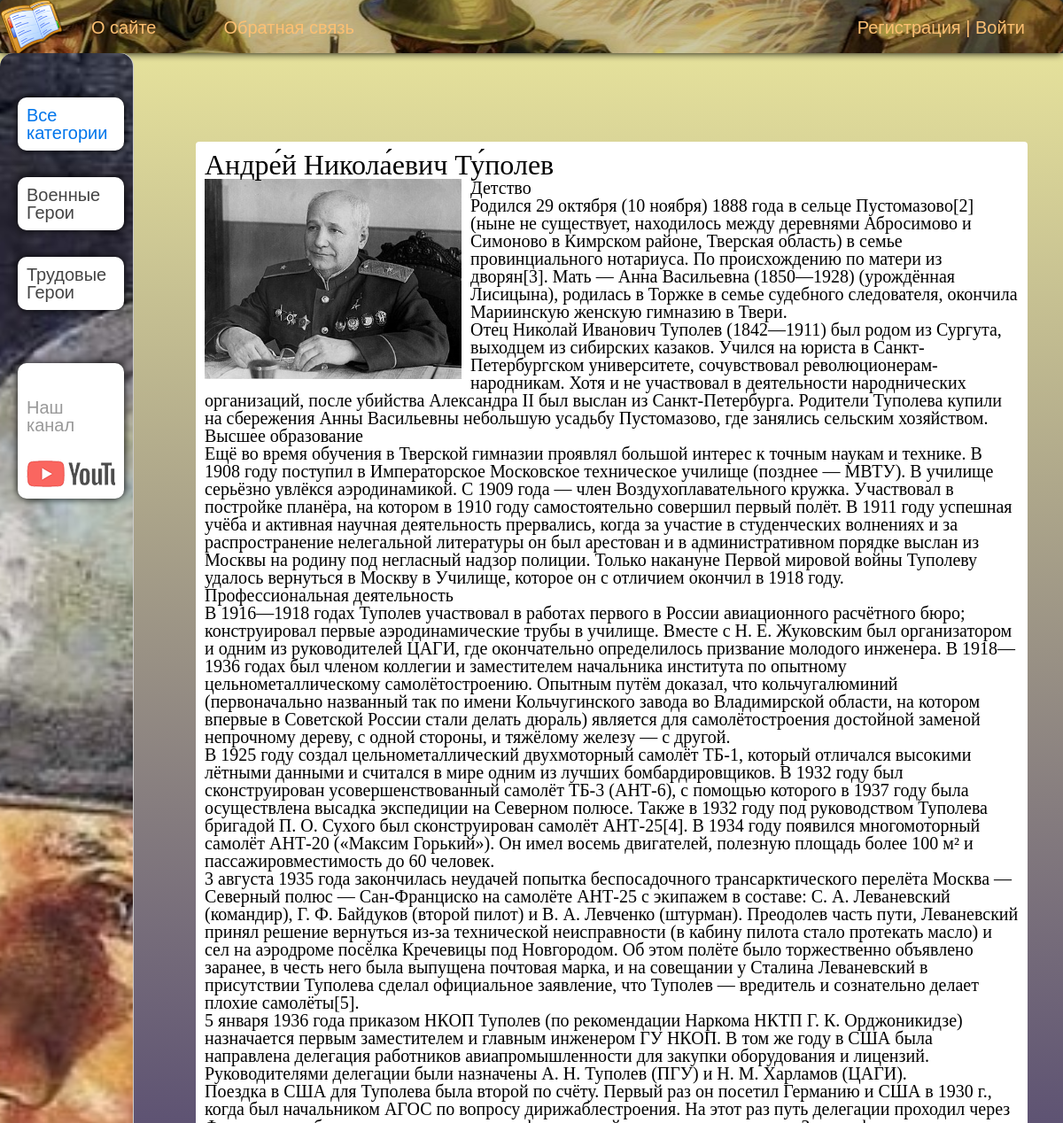
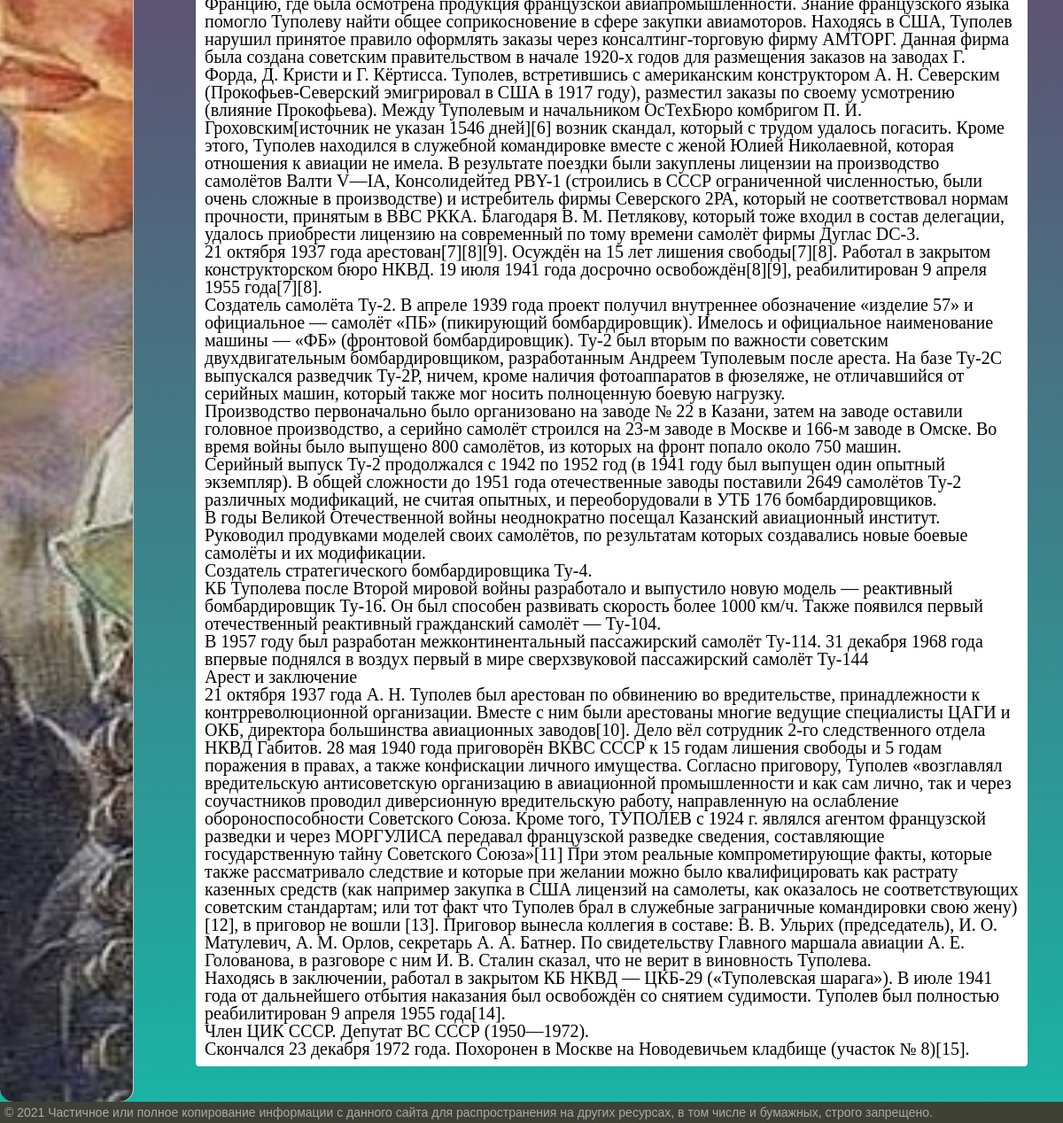
Page /post/andrey-nikolaevich-tupolev/ on the committed database (2 pictures, top to bottom).
### heroes/models.py (models this page shows, shortened)
class Category(models.Model):
    name = models.CharField(max_length=100, db_index=True, verbose_name="Категория")
    slug = models.SlugField(max_length=255, unique=True, db_index=True, verbose_name="URL")
    def get_absolute_url(self):
        return reverse('category', kwargs={'rub_slug': self.slug})
    class Meta:
        verbose_name = 'Категория'
        verbose_name_plural = 'Категории'
        ordering = ['id']

class Heroes(models.Model):
    title = models.CharField(max_length=255, verbose_name="Заголовок")
    slug = models.SlugField(max_length=255, unique=True, db_index=True, verbose_name="URL")
    content = models.TextField(blank=True, verbose_name="Текст статьи")
    photo = models.ImageField(upload_to="photos/%Y/%m/%d/", verbose_name="Фото")
    time_create = models.DateTimeField(auto_now_add=True, verbose_name="Время создания")
    time_update = models.DateTimeField(auto_now=True, verbose_name="Время изменения")
    is_published = models.BooleanField(default=True, verbose_name="Публикация")
    rub = models.ForeignKey('Category', on_delete=models.PROTECT, verbose_name="Категории")
    class Meta:
        verbose_name = 'Герои Мировых Воин'
        verbose_name_plural = 'Герои Мировых Войн'
        ordering = ['-time_create', 'title']

### heroes/views.py (the view)
# urls.py: path('post/<slug:post_slug>/', ShowPost.as_view(), name='post'),
class ShowPost(DataMixin, DetailView):
    model = Heroes
    template_name = 'heroes/post.html'
    slug_url_kwarg = 'post_slug'
    context_object_name = 'post'
    def get_context_data(self, *, object_list=None, **kwargs):
        context = super().get_context_data(**kwargs)
        c_def = self.get_user_context(title='Добавление статьи')
        return dict(list(context.items()) + list(c_def.items()))

### heroes/utils.py (called while the page is built)
    def get_user_context(self, **kwargs):
        context = kwargs
        rubs = cache.get('rubs')
        if not rubs:
            rubs = Category.objects.annotate(Count('heroes'))
            cache.set('rubs', rubs, 60)
        user_menu = menu.copy()
        if not self.request.user.is_authenticated :
            user_menu.pop(1)
        context['menu'] = user_menu
        context['rubs'] = rubs
        if 'rub_selected' not in context:
            context['rub_selected'] = 0
        return context

### heroes/templates/heroes/post.html
{% extends 'heroes/base.html' %}
{% block content %}
<h1>{{post.title}}</h1>
{% if post.photo %}
<p><img class="img-article-left" src="{{post.photo.url}}"></p>
{% endif %}
{{post.content|linebreaks}}
{% endblock %}

### heroes/templates/heroes/base.html (shortened to what this page needs)
{% load static %}
{% load heroes_tags %}
<!DOCTYPE html>
<html>
<head>
	<link type="text/css" href="{% static 'heroes/css/styles.css' %}" rel="stylesheet" />
</head>
<body>
<table class="table-page" border=0 cellpadding="0" cellspacing="0">
<tr><td valign=top>
{% block mainmenu %}
		<div class="header">
			<ul id="mainmenu" class="mainmenu">
			<li class="logo"><a href="{% url 'home' %}"><div class="logo"></div></a></li>
{% for m in menu %}
			<li><a href="{% url m.url_name %}">{{m.title}}</a></li>
{% endfor %}
			{% if request.user.is_authenticated %}
			<li class = "last">{{user.username}} | <a href="{% url 'logout'%}">Выйти</a></li>
			{% else %}
			<li class="last"><a href="{% url 'register' %}">Регистрация</a> | <a href="{% url 'login' %}">Войти</a></li>
			{% endif%}
		</ul>
		</div>
{% endblock mainmenu %}
<table class="table-content" border=0 cellpadding="0" cellspacing="0">
<tr>
{% load cache %}
{% cache 60 sidebar %}
<td valign="top" class="left-chapters">
	<ul id="leftchapters">
{% if rub_selected == 0 %}
		<li class="selected">Все категории</li>
{% else %}
		<li><a href="{% url 'home' %}">Все категории</a></li>
{% endif %}
{% for c in rubs %}
{% if c.heroes__count > 0 %}
	{% if c.pk == rub_selected %}
		<li class="selected">{{c.name}}</li>
	{% else %}
		<li><a href="{{ c.get_absolute_url }}">{{c.name}}</a></li>
	{% endif %}
{% endif %}
{% endfor %}
{% endcache %}
		<li class="share">
		<p>Наш канал</p>
		<a class="share-yt" href="https://www.youtube.com/channel/UClJzWfGWuGJL2t-3dYKcHTA/playlists" target="_blank" rel="nofollow"></a>
		</li>
	</ul>
</td>
<td valign="top" class="content">
	<div class="content-text">
{% block content %}
{% endblock %}
	</div>
</td></tr></table>
</td></tr>
<tr><td valign=top>
	<div id="footer">
		<p>&copy; 2021 Частичное или полное копирование информации с данного сайта для распространения на других ресурсах, в том числе и бумажных, строго запрещено.</p>
	</div>
</td></tr></table>
</body>
</html>

### heroes/static/heroes/css/styles.css (style rules this page uses)
* { padding: 0; margin: 0; border: 0; }
*,*:before,*:after { -moz-box-sizing: border-box; -webkit-box-sizing: border-box; box-sizing: border-box; }
html,body { height: 100%; width: 100%; font-size: 100%; line-height: 1; font-size: 14px; -ms-text-size-adjust: 100%; -moz-text-size-adjust: 100%; -webkit-text-size-adjust: 100%; }
a, a:visited { text-decoration: none; }
ul li { list-style: none; }
img { vertical-align: top; }
h1,h2,h3,h4,h5,h6 { font-size:inherit;font-weight: 400; }
html, body { font-family: 'Arial'; margin: 0; padding: 0; height: 100%; width: 100%; color: #444; background: rgb(236,232,157); background: -moz-linear-gradient(top, rgba(236,232,157,1) 0%, rgba(94,83,115,1) 50%, rgba(24,181,164,1) 100%); background: -webkit-linear-gradient(top, rgba(236,232,157,1) 0%,rgba(94,83,115,1) 50%,rgba(24,181,164,1) 100%); background: linear-gradient(to bottom, rgba(236,232,157,1) 0%,rgba(94,83,115,1) 50%,rgba(24,181,164,1) 100%); }
a { color: #0059b2; text-decoration: none; }
img { max-width: 600px; height: auto; }
img.img-article-left { max-width: 300px; height: auto; float: left; padding: 0 10px 10px 0; }
.table-page { width: 100%; height: 100%; vertical-align: top; }
.table-page tr { height: 100%; }
.header { background: #3F4137; height: 60px; }
.logo { background: url('../images/logos.ico')0 0/cover; width: 70px; height: 60px; background-position: center; }
ul.mainmenu { list-style: none; margin: 0; padding: 0; height: 60px; color: #fdc073; font-size: 20px; overflow: hidden; border-radius: 5px; box-shadow: 0 0 10px #000; background: url('../images/phon.jpg') no-repeat ; background-position: center; }
ul.mainmenu li { float: left; margin: 18px 40px 0 30px; border-radius: 5px; background-color: rgba(255, 255, 255, 0) ; padding: 3px; }
ul.mainmenu li.logo { margin: 0; }
ul.mainmenu li.last { float: right; }
ul.mainmenu li a { color: #fdc073; text-decoration: none; }
.table-content { width: 100%; min-height: 100%; margin: 0px 0px ; height: 100%; }
.left-chapters { margin: 0; background: #eee; border-right: 1px solid #ccc; min-height: 100%; border-radius: 15px; box-shadow: #000; }
.left-chapters ul { width: 150px; min-height: 100%; margin: 0; padding: 20px 10px 10px 20px; list-style: none; font-size: 20px; background: url('../images/phonmenu.jpg') 70%/cover no-repeat ; border-radius: 15px; box-shadow: #000; }
.left-chapters ul li { margin: 30px 0 0 0; color: #999; border-radius: 10px; background: rgb(255, 255, 255); padding: 10px; box-shadow: 0 0 10px #000; }
.left-chapters ul li.selected { color: #0075eb; }
.left-chapters ul li a { color: #444; text-decoration: none; }
.left-chapters ul li.share { margin: 60px 0 0 0; }
.left-chapters ul li.share p { margin: 30px 0 30px 0; }
.left-chapters ul li.share a { display: inline-block; width: 40px; height: 40px; margin: 0 20px 0 0; }
.left-chapters ul li.share a.share-yt { width: 100%; height: 30px; background: url('../images/share_yt.png') no-repeat 0 0 }
.content { padding: 40px 40px 40px 40px; width: 100%; box-sizing: border-box; height: 50%; border-radius: 5px; box-shadow: #000; margin:100px 100px 100px 100px; }
.content-text { margin: 60px 0 0 30px; color: #000; font-size: 20px; font-family: Yandex Sans Display Light; }
.content-text h1 { font-size: 32px; }
#footer { box-sizing: border-box; background: #3F4137; padding: 5px; color: #aaa; font-size: 14px; font-family: Verdana, Geneva, Arial, Helvetica; text-align: left; overflow: hidden; }
.content-text { border-radius: 4px; background-color: white; padding: 10px 10px 10px 10px; }

### rows in the picture
Category: name "Военные Герои"
Category: name "Трудовые Герои"
Heroes: title "Андре́й Никола́евич Ту́полев", photo (picture), content "Детство Родился 29 октября (10 ноября) 1888 года в сельце Пустомазово[2] (ныне не существует, находилось между деревнями Абросимово и Симоново в Кимрском районе, Тверская область) в семье провинциального нотариуса. По происхождению по матери из дворян[3]. Мать — Анна Васильевна (1850—1928) (урождённая Лисицына), родилась в Торжке в семье судебного следователя, окончила Мариинскую женскую гимназию в Твери. Отец Николай Иванович Туполев (1842—1911) был родом из Сургута, выходцем из сибирских казаков. Учился на юриста в Санкт-Петербургском университете, сочувствовал революционерам-народникам. Хотя и не участвовал в деятельности народнических организаций, после убийства Александра II был выслан…"

### other values in the picture
{{ m.title }} "О сайте" "Обратная связь"
